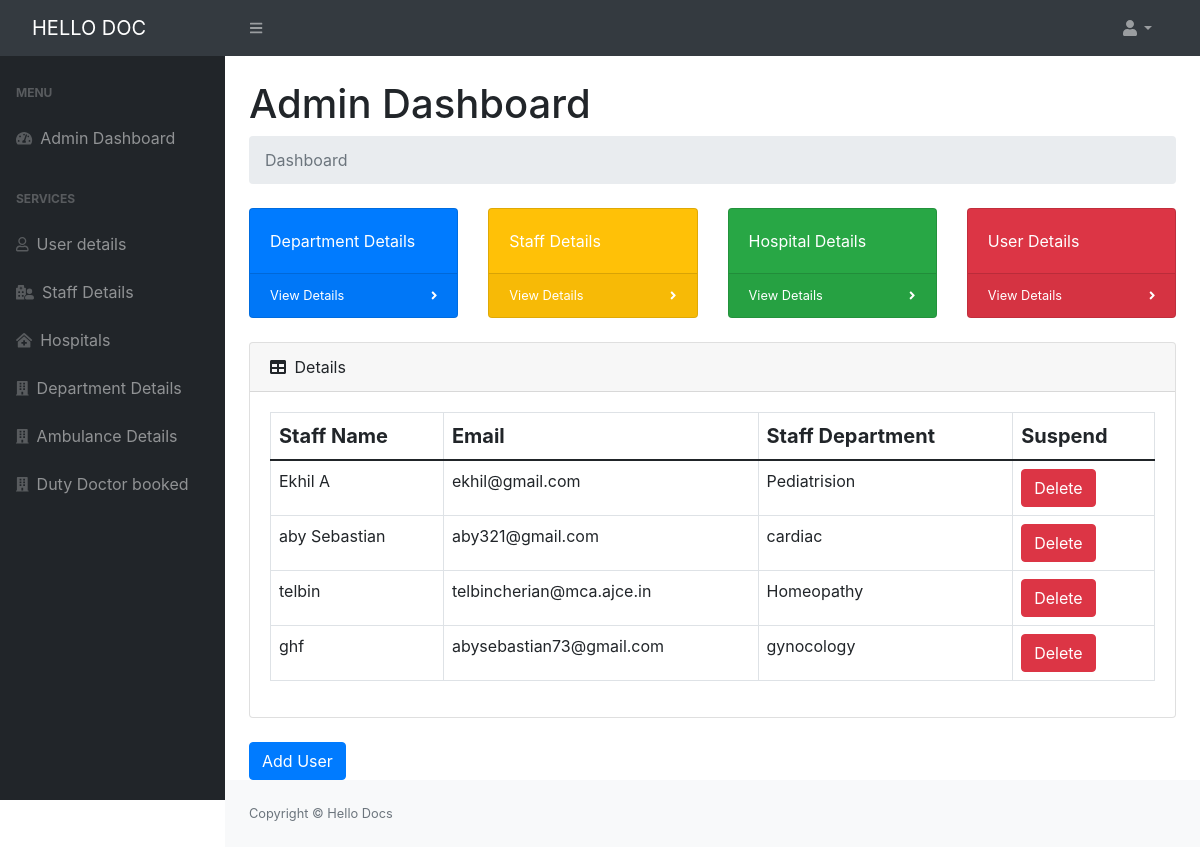
The page /staff.php (signed in) on the database its author committed.
### tables this page shows
CREATE TABLE `staff` (
  `staff_id` int(100) NOT NULL,
  `staff_email` varchar(100) NOT NULL,
  `staff_name` varchar(100) NOT NULL,
  `staff_department` varchar(500) NOT NULL,
  `staff_created_at` varchar(100) NOT NULL,
  `staff_status` int(100) NOT NULL DEFAULT 1,
  `password` varchar(100) NOT NULL,
  `phn_number` int(10) NOT NULL
);

### staff.php (the view, shortened to what this page needs)
<?php
if ($_SESSION["hellodocsession"] == session_id()) {
?>
    <!DOCTYPE html>
    <html lang="en">
    <head>
        <link href="https://cdn.jsdelivr.net/npm/simple-datatables@latest/dist/style.css" rel="stylesheet" />
        <link href="css/styles.css" rel="stylesheet" />
        <link rel="stylesheet" href="https://cdn.jsdelivr.net/npm/bootstrap@4.6.0/dist/css/bootstrap.min.css">
    </head>
    <body class="sb-nav-fixed">
        <nav class="sb-topnav navbar navbar-expand navbar-dark bg-dark">
            <a class="navbar-brand ps-3" href="index.html">HELLO DOC</a>
            <button class="btn btn-link btn-sm order-1 order-lg-0 me-4 me-lg-0" id="sidebarToggle" href="#!"><i class="fas fa-bars"></i></button>
            <ul class="navbar-nav ms-auto ms-md-0 me-3 me-lg-4">
                <li class="nav-item dropdown">
                    <a class="nav-link dropdown-toggle" id="navbarDropdown" href="#" role="button" data-bs-toggle="dropdown" aria-expanded="false"><i class="fas fa-user fa-fw"></i></a>
                </li>
            </ul>
        </nav>
        <div id="layoutSidenav">
            <div id="layoutSidenav_nav">
                <nav class="sb-sidenav accordion sb-sidenav-dark" id="sidenavAccordion">
                    <div class="sb-sidenav-menu">
                        <div class="nav">
                            <div class="sb-sidenav-menu-heading">Menu</div>
                            <a class="nav-link" href="/hellodoc/admin.php">
                                <div class="sb-nav-link-icon"><i class="fas fa-tachometer-alt"></i></div>
                                Admin Dashboard
                            </a>
                            <div class="sb-sidenav-menu-heading">Services</div>
                            <a class="nav-link" href="/hellodoc/admin.php">
                                <div class="sb-nav-link-icon"><i class="far fa-user"></i></div>
                                User details
                            </a>
                            <a class="nav-link" href="/hellodoc/staff.php">
                                <div class="sb-nav-link-icon"><i class="fas fa-hospital-user"></i></div>
                                Staff Details
                            </a>
                            <a class="nav-link" href="/hellodoc/hospital.php">
                                <div class="sb-nav-link-icon"><i class="fas fa-clinic-medical"></i></div>
                                Hospitals
                            </a>
                            <a class="nav-link" href="/hellodoc/department.php">
                                <div class="sb-nav-link-icon"><i class="fas fa-building"></i></div>
                                Department Details
                            </a>
                            <a class="nav-link" href="/hellodoc/ambubooking.php">
                                <div class="sb-nav-link-icon"><i class="fas fa-building"></i></div>
                                Ambulance Details
                            </a>
                            <a class="nav-link" href="/hellodoc/ducbook.php">
                                <div class="sb-nav-link-icon"><i class="fas fa-building"></i></div>
                                Duty Doctor booked
                            </a>
                        </div>
                    </div>
                </nav>
            </div>
            <div id="layoutSidenav_content">
                <main>
                    <div class="container-fluid px-4">
                        <h1 class="mt-4">Admin Dashboard</h1>
                        <ol class="breadcrumb mb-4">
                            <li class="breadcrumb-item active"> Dashboard</li>
                        </ol>
                        <div class="row">
                            <div class="col-xl-3 col-md-6">
                                <div class="card bg-primary text-white mb-4">
                                    <div class="card-body">Department Details</div>
                                    <div class="card-footer d-flex align-items-center justify-content-between">
                                        <a class="small text-white stretched-link" href="/hellodoc/department.php">View Details</a>
                                        <div class="small text-white"><i class="fas fa-angle-right"></i></div>
                                    </div>
                                </div>
                            </div>
                            <div class="col-xl-3 col-md-6">
                                <div class="card bg-warning text-white mb-4">
                                    <div class="card-body">Staff Details</div>
                                    <div class="card-footer d-flex align-items-center justify-content-between">
                                        <a class="small text-white stretched-link" href="/hellodoc/staff.php">View Details</a>
                                        <div class="small text-white"><i class="fas fa-angle-right"></i></div>
                                    </div>
                                </div>
                            </div>
                            <div class="col-xl-3 col-md-6">
                                <div class="card bg-success text-white mb-4">
                                    <div class="card-body">Hospital Details</div>
                                    <div class="card-footer d-flex align-items-center justify-content-between">
                                        <a class="small text-white stretched-link" href="/hellodoc/hospital.php">View Details</a>
                                        <div class="small text-white"><i class="fas fa-angle-right"></i></div>
                                    </div>
                                </div>
                            </div>
                            <div class="col-xl-3 col-md-6">
                                <div class="card bg-danger text-white mb-4">
                                    <div class="card-body">User Details</div>
                                    <div class="card-footer d-flex align-items-center justify-content-between">
                                        <a class="small text-white stretched-link" href="/hellodoc/admin.php">View Details</a>
                                        <div class="small text-white"><i class="fas fa-angle-right"></i></div>
                                    </div>
                                </div>
                            </div>
                        </div>
                        <div class="card mb-4">
                            <div class="card-header">
                                <i class="fas fa-table me-1"></i>
                                Details
                            </div>
                            <div class="card-body">
                                <div class="dataTable-wrapper dataTable-loading no-footer sortable searchable fixed-columns">
                                    <div class="dataTable-container">
                                        <table id="datatablesSimple" class="dataTable-table">
                                            <thead>
                                                <tr>
                                                    <th>Staff Name</th>
                                                    <th>Email</th>
                                                    <th>Staff Department</th>
                                                    <th>Suspend</th>
                                                </tr>
                                            <tbody>
                                                <?php
                                                include('./cred/connect.php');
                                                $sql = "SELECT * from staff";
                                                $sqlRes = mysqli_query($connect, $sql);
                                                while ($row = mysqli_fetch_assoc($sqlRes)) {
                                                    echo "  <tr>
                                                <td>" . $row['staff_name'] . "</td>
                                                <td>" . $row['staff_email'] . "</td>
                                                <td>" . $row['staff_department'] . "</td>";
                                                    if ($row['staff_status'] == 1) {
                                                        echo ("
                                                <td><form action='#' method='post'><button type='submit' class='btn btn-danger' name='delte' value=" . $row['staff_id'] . ">Delete</button></form></td></tr>
                                                ");
                                                    } else {
                                                        echo ("
                                                <td><form action='#' method='post'><button type='submit' class='btn btn-success' name='act' value=" . $row['staff_id'] . ">Activate</button></form></td></tr>
                                                ");
                                                    }
                                                }
                                                ?>
                                            </tbody>
                                        </table>
                                    </div>
                                </div>
                            </div>
                        </div>
                    </div>
                    <button type="button" class="btn btn-primary ml-4" data-toggle="modal" data-target="#exampleModal">
                        Add User
                    </button>
                </main>
                <footer class="py-4 bg-light mt-auto">
                    <div class="container-fluid px-4">
                        <div class="d-flex align-items-center justify-content-between small">
                            <div class="text-muted">Copyright &copy; Hello Docs</div>
                        </div>
                    </div>
                </footer>
            </div>
        </div>
    </body>
    </html>
<?php
} else {
    header('location:auth/index.php');
}
?>

### rows shown on the page
staff: staff_name "Ekhil A", staff_email "ekhil@gmail.com", staff_department "Pediatrision", $row['staff_id'] 6 (drawn)
staff: staff_name "aby Sebastian", staff_email "aby321@gmail.com", staff_department "cardiac", $row['staff_id'] 7 (drawn)
staff: staff_name "telbin", staff_email "telbincherian@mca.ajce.in", staff_department "Homeopathy", $row['staff_id'] 10 (drawn)
staff: staff_name "ghf", staff_email "abysebastian73@gmail.com", staff_department "gynocology", $row['staff_id'] 11 (drawn)
